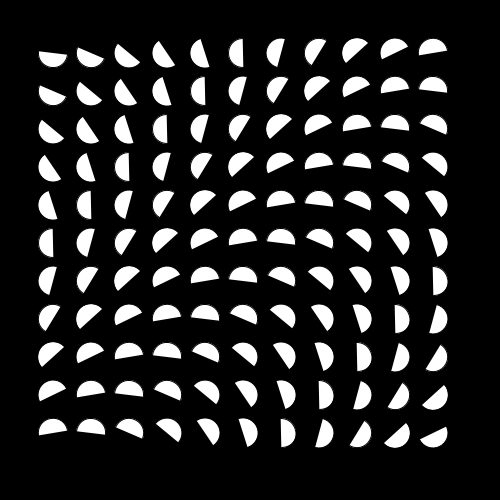
Frame 1 (no input)
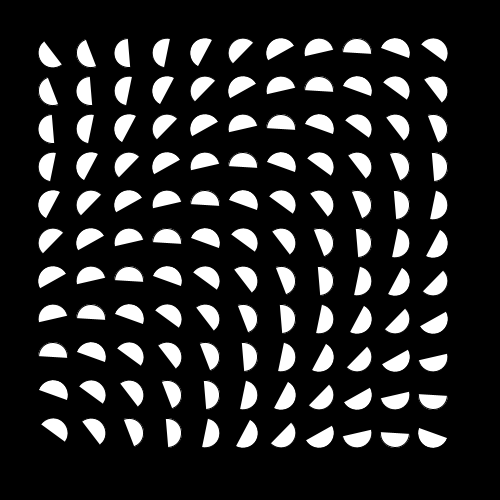
Frame 60 (the mouse pressed at the canvas centre just before this capture)
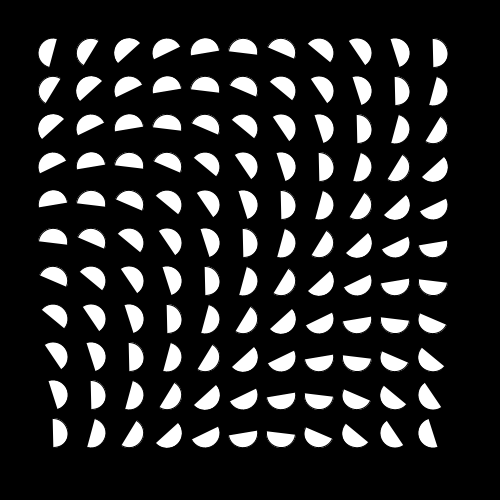
Frame 120 (the mouse held since frame 60 and released just before this capture)

The Processing sketch that drew these frames (run headless with seeded random() and noise(); from frame 60 on, the mouse is pressed at the canvas centre):

// Processing sketch: processing_38315
// ── processing_38315.pde

float c;
  int circleR;
  int spacing;
  float margins;
void setup() {
  frameRate(60);
  size(500, 500);
  c=0;
  circleR=15;
  spacing = width/13;
  margins=width/13;
}
void draw() {
  background(0, 0, 0);
  c=c+.12;
  fill(255);

  for (float x = 0 ; x <11 ; x ++)
  {
    for (float y = 0; y< 11; y ++)
    {
      float change = PI*((x+y)/11);
      arc(x*spacing+circleR+margins, y*spacing+circleR+
          margins, circleR*2, circleR*2, change+c, PI+change+c);
    }
  }
}
                                
